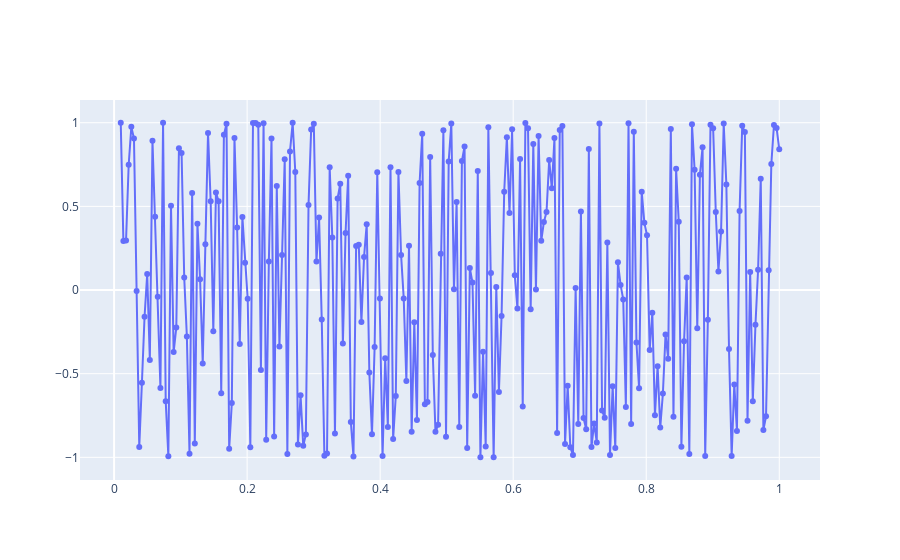

Write notebook code for a chart like this one.
### Markdown cell above
# Scatter plots

### Code cell
x0 = np.linspace(0.01,1,250)
y0 = np.sin(1/x0**69)

# go.Scatter creates a plotly object which is actually a Python dictionary,
# with all elements clearly identified (plot type, x numpy array, y numpy array, line type, legend line name).
trace0 = go.Scatter(x=x0, y=y0, mode='lines+markers', name='sin(1/x^69)')

# In fact, we can rewrite this routine with dictionaries:
# trace0 = dict(type='scatter', x=x0, y=y0, mode='lines+markers', name='sin(1/x)')

# Then we create a list data of such objects and pass it to the plotting routine.
data = [trace0]

plotly.offline.iplot(data)

### Figure 1 — Plotly figure (JSON) as saved in the notebook; plotly's stock layout.template omitted (floating-point values rounded to 4 significant figures; data arrays with more than 128 entries replaced by an {"elided": "..."} marker saying what was removed)
{"data": [{"mode": "lines+markers", "name": "sin(1/x^69)", "type": "scatter", "x": {"elided": "250 float values"}, "y": {"elided": "250 float values"}}], "layout": {}}
